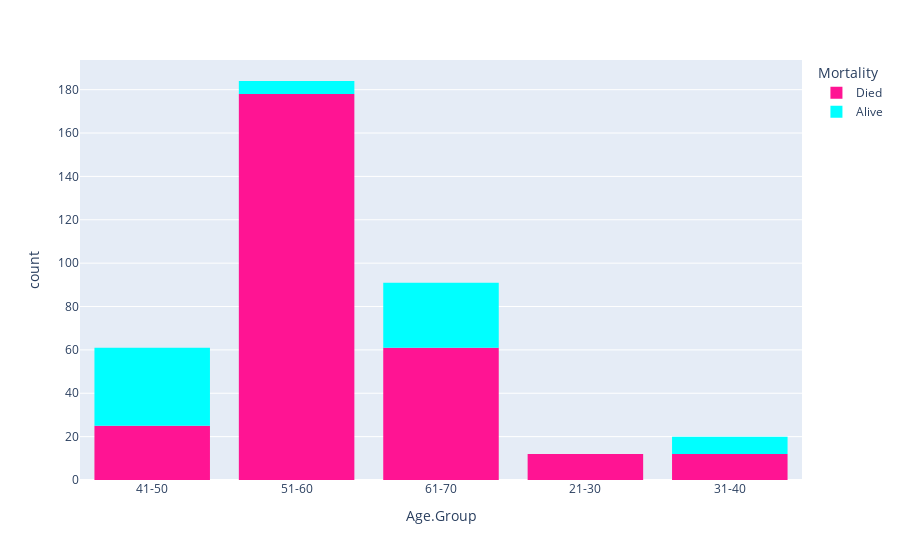
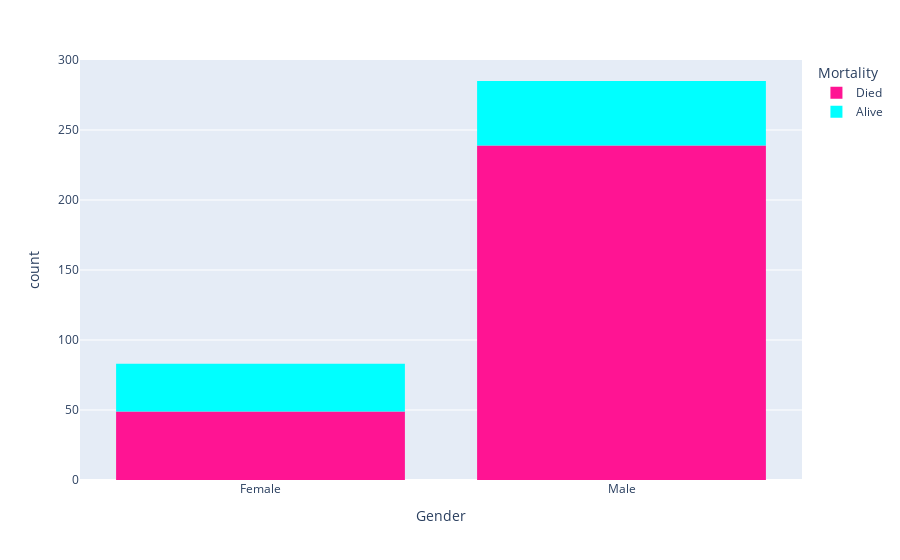
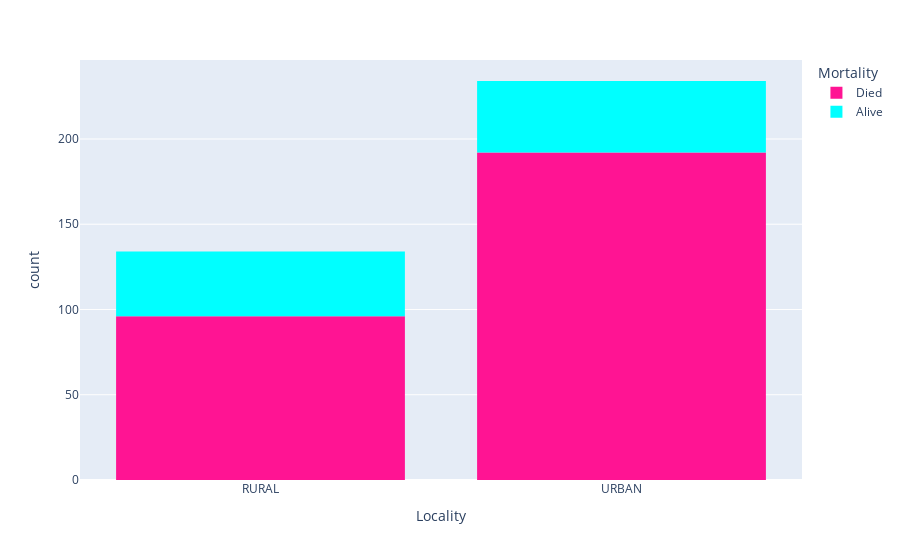
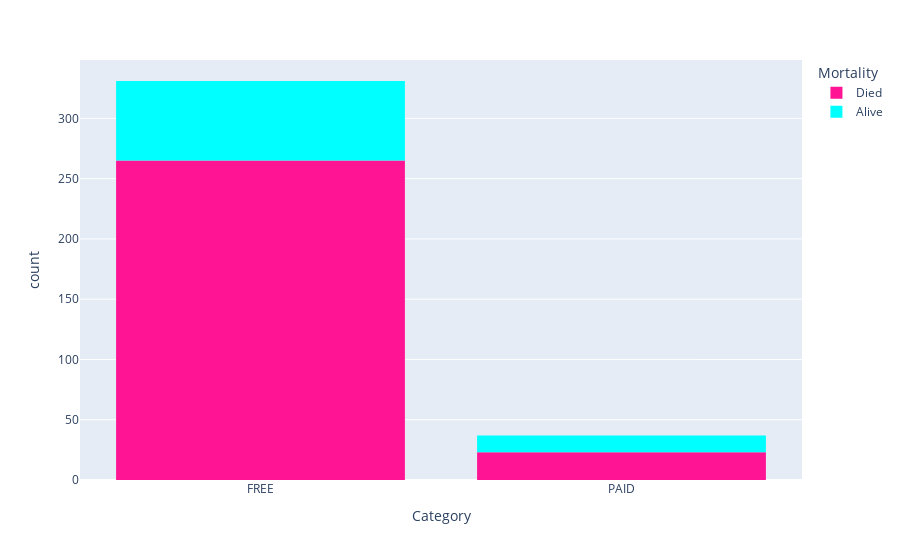

Notebook cell for these charts, in order:
### Code cell
significant_categories=list()
for category in categories:
    table = pd.crosstab(df[category],df.Mortality)
    stat, p, dof, expected =chi2_contingency(table)
    alpha = 0.05
    if p <= alpha:  
        print("Category: ",category)
        print("P-value: ", p.round(3))
        print("H0 rejected","\n")
        fig = px.histogram(df, x= category, color = 'Mortality', color_discrete_map= {"Alive":"aqua","Died":"deeppink"})
        fig.show()
    else:
        continue
    significant_categories.append(category)
print(significant_categories)

### Figure 1 — Plotly figure (JSON) as saved in the notebook; plotly's stock layout.template omitted (floating-point values rounded to 4 significant figures; data arrays with more than 128 entries replaced by an {"elided": "..."} marker saying what was removed)
{"data": [{"alignmentgroup": "True", "bingroup": "x", "hovertemplate": "Mortality=Died<br>Age.Group=%{x}<br>count=%{y}<extra></extra>", "legendgroup": "Died", "marker": {"color": "deeppink", "pattern": {"shape": ""}}, "name": "Died", "offsetgroup": "Died", "orientation": "v", "showlegend": true, "type": "histogram", "x": {"elided": "288 str values"}, "xaxis": "x", "yaxis": "y"}, {"alignmentgroup": "True", "bingroup": "x", "hovertemplate": "Mortality=Alive<br>Age.Group=%{x}<br>count=%{y}<extra></extra>", "legendgroup": "Alive", "marker": {"color": "aqua", "pattern": {"shape": ""}}, "name": "Alive", "offsetgroup": "Alive", "orientation": "v", "showlegend": true, "type": "histogram", "x": ["51-60", "51-60", "51-60", "61-70", "61-70", "61-70", "61-70", "61-70", "61-70", "31-40", "31-40", "41-50", "41-50", "41-50", "41-50", "41-50", "41-50", "51-60", "41-50", "41-50", "41-50", "41-50", "41-50", "41-50", "41-50", "41-50", "41-50", "61-70", "61-70", "61-70", "61-70", "61-70", "61-70", "31-40", "31-40", "41-50", "41-50", "41-50", "41-50", "41-50", "41-50", "51-60", "41-50", "61-70", "61-70", "61-70", "61-70", "61-70", "61-70", "31-40", "31-40", "41-50", "41-50", "41-50", "41-50", "41-50", "41-50", "41-50", "61-70", "61-70", "61-70", "61-70", "61-70", "61-70", "41-50", "61-70", "61-70", "61-70", "61-70", "61-70", "61-70", "31-40", "31-40", "41-50", "41-50", "41-50", "41-50", "41-50", "41-50", "51-60"], "xaxis": "x", "yaxis": "y"}], "layout": {"barmode": "relative", "legend": {"title": {"text": "Mortality"}, "tracegroupgap": 0}, "margin": {"t": 60}, "xaxis": {"anchor": "y", "domain": [0, 1], "title": {"text": "Age.Group"}}, "yaxis": {"anchor": "x", "domain": [0, 1], "title": {"text": "count"}}}}

### Figure 2 — Plotly figure (JSON) as saved in the notebook; plotly's stock layout.template omitted (floating-point values rounded to 4 significant figures; data arrays with more than 128 entries replaced by an {"elided": "..."} marker saying what was removed)
{"data": [{"alignmentgroup": "True", "bingroup": "x", "hovertemplate": "Mortality=Died<br>Gender=%{x}<br>count=%{y}<extra></extra>", "legendgroup": "Died", "marker": {"color": "deeppink", "pattern": {"shape": ""}}, "name": "Died", "offsetgroup": "Died", "orientation": "v", "showlegend": true, "type": "histogram", "x": {"elided": "288 str values"}, "xaxis": "x", "yaxis": "y"}, {"alignmentgroup": "True", "bingroup": "x", "hovertemplate": "Mortality=Alive<br>Gender=%{x}<br>count=%{y}<extra></extra>", "legendgroup": "Alive", "marker": {"color": "aqua", "pattern": {"shape": ""}}, "name": "Alive", "offsetgroup": "Alive", "orientation": "v", "showlegend": true, "type": "histogram", "x": ["Female", "Female", "Female", "Female", "Female", "Female", "Female", "Female", "Female", "Male", "Male", "Male", "Male", "Male", "Male", "Male", "Male", "Male", "Male", "Male", "Male", "Male", "Male", "Female", "Male", "Male", "Male", "Female", "Female", "Female", "Female", "Female", "Female", "Male", "Male", "Male", "Male", "Male", "Male", "Male", "Male", "Male", "Male", "Female", "Female", "Female", "Female", "Female", "Female", "Male", "Male", "Male", "Male", "Male", "Male", "Male", "Male", "Male", "Female", "Female", "Female", "Female", "Female", "Female", "Male", "Female", "Female", "Female", "Female", "Female", "Female", "Male", "Male", "Male", "Male", "Male", "Male", "Male", "Male", "Male"], "xaxis": "x", "yaxis": "y"}], "layout": {"barmode": "relative", "legend": {"title": {"text": "Mortality"}, "tracegroupgap": 0}, "margin": {"t": 60}, "xaxis": {"anchor": "y", "domain": [0, 1], "title": {"text": "Gender"}}, "yaxis": {"anchor": "x", "domain": [0, 1], "title": {"text": "count"}}}}

### Figure 3 — Plotly figure (JSON) as saved in the notebook; plotly's stock layout.template omitted (floating-point values rounded to 4 significant figures; data arrays with more than 128 entries replaced by an {"elided": "..."} marker saying what was removed)
{"data": [{"alignmentgroup": "True", "bingroup": "x", "hovertemplate": "Mortality=Died<br>Locality=%{x}<br>count=%{y}<extra></extra>", "legendgroup": "Died", "marker": {"color": "deeppink", "pattern": {"shape": ""}}, "name": "Died", "offsetgroup": "Died", "orientation": "v", "showlegend": true, "type": "histogram", "x": {"elided": "288 str values"}, "xaxis": "x", "yaxis": "y"}, {"alignmentgroup": "True", "bingroup": "x", "hovertemplate": "Mortality=Alive<br>Locality=%{x}<br>count=%{y}<extra></extra>", "legendgroup": "Alive", "marker": {"color": "aqua", "pattern": {"shape": ""}}, "name": "Alive", "offsetgroup": "Alive", "orientation": "v", "showlegend": true, "type": "histogram", "x": ["URBAN", "RURAL", "RURAL", "RURAL", "RURAL", "RURAL", "RURAL", "URBAN", "RURAL", "URBAN", "URBAN", "URBAN", "URBAN", "URBAN", "URBAN", "RURAL", "URBAN", "URBAN", "URBAN", "URBAN", "URBAN", "RURAL", "RURAL", "RURAL", "URBAN", "URBAN", "RURAL", "RURAL", "RURAL", "RURAL", "RURAL", "URBAN", "RURAL", "URBAN", "URBAN", "URBAN", "URBAN", "URBAN", "URBAN", "RURAL", "URBAN", "URBAN", "RURAL", "RURAL", "RURAL", "RURAL", "RURAL", "URBAN", "RURAL", "URBAN", "URBAN", "URBAN", "URBAN", "URBAN", "URBAN", "RURAL", "URBAN", "RURAL", "RURAL", "RURAL", "RURAL", "RURAL", "URBAN", "RURAL", "RURAL", "RURAL", "RURAL", "RURAL", "RURAL", "URBAN", "RURAL", "URBAN", "URBAN", "URBAN", "URBAN", "URBAN", "URBAN", "RURAL", "URBAN", "URBAN"], "xaxis": "x", "yaxis": "y"}], "layout": {"barmode": "relative", "legend": {"title": {"text": "Mortality"}, "tracegroupgap": 0}, "margin": {"t": 60}, "xaxis": {"anchor": "y", "domain": [0, 1], "title": {"text": "Locality"}}, "yaxis": {"anchor": "x", "domain": [0, 1], "title": {"text": "count"}}}}

### Figure 4 — Plotly figure (JSON) as saved in the notebook; plotly's stock layout.template omitted (floating-point values rounded to 4 significant figures; data arrays with more than 128 entries replaced by an {"elided": "..."} marker saying what was removed)
{"data": [{"alignmentgroup": "True", "bingroup": "x", "hovertemplate": "Mortality=Died<br>Category=%{x}<br>count=%{y}<extra></extra>", "legendgroup": "Died", "marker": {"color": "deeppink", "pattern": {"shape": ""}}, "name": "Died", "offsetgroup": "Died", "orientation": "v", "showlegend": true, "type": "histogram", "x": {"elided": "288 str values"}, "xaxis": "x", "yaxis": "y"}, {"alignmentgroup": "True", "bingroup": "x", "hovertemplate": "Mortality=Alive<br>Category=%{x}<br>count=%{y}<extra></extra>", "legendgroup": "Alive", "marker": {"color": "aqua", "pattern": {"shape": ""}}, "name": "Alive", "offsetgroup": "Alive", "orientation": "v", "showlegend": true, "type": "histogram", "x": ["FREE", "FREE", "FREE", "PAID", "FREE", "FREE", "FREE", "FREE", "PAID", "FREE", "FREE", "FREE", "FREE", "FREE", "FREE", "FREE", "FREE", "FREE", "FREE", "FREE", "FREE", "FREE", "FREE", "FREE", "FREE", "FREE", "PAID", "PAID", "FREE", "FREE", "FREE", "FREE", "PAID", "FREE", "FREE", "FREE", "FREE", "FREE", "FREE", "FREE", "FREE", "FREE", "PAID", "PAID", "FREE", "FREE", "FREE", "FREE", "PAID", "FREE", "FREE", "FREE", "FREE", "FREE", "FREE", "FREE", "FREE", "PAID", "PAID", "FREE", "FREE", "FREE", "FREE", "PAID", "PAID", "PAID", "FREE", "FREE", "FREE", "FREE", "PAID", "FREE", "FREE", "FREE", "FREE", "FREE", "FREE", "FREE", "FREE", "FREE"], "xaxis": "x", "yaxis": "y"}], "layout": {"barmode": "relative", "legend": {"title": {"text": "Mortality"}, "tracegroupgap": 0}, "margin": {"t": 60}, "xaxis": {"anchor": "y", "domain": [0, 1], "title": {"text": "Category"}}, "yaxis": {"anchor": "x", "domain": [0, 1], "title": {"text": "count"}}}}
